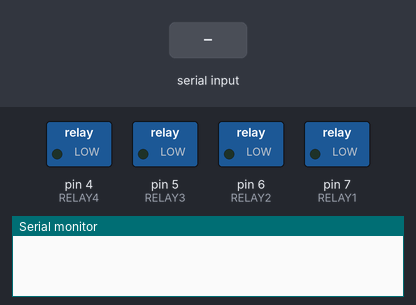
Bench run of a sketch on a simulated Arduino Uno, built with avr-gcc and run on an emulated ATmega328P. Shown: switched loads named in the sketch (green lamp = pin HIGH), the last lines printed to the serial monitor. Inputs (shaded band) come from the test bench.

Above: at 1.2 s.
1.3 s: "l" received over Serial
At 2.1 s:
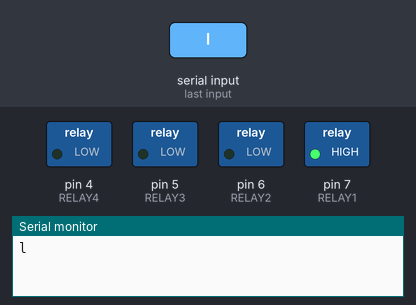
2.8 s: "f" received over Serial
At 3.2 s:
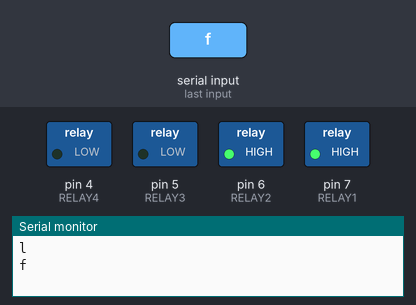
4.3 s: "L" received over Serial
At 5.5 s:
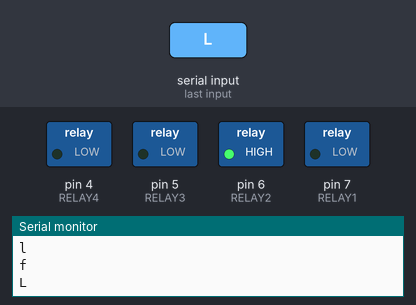
5.8 s: "c" received over Serial
At 6.7 s:
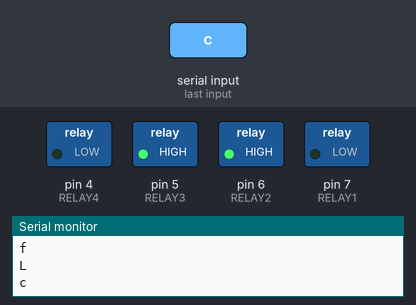
7.3 s: "F" received over Serial
At 7.8 s:
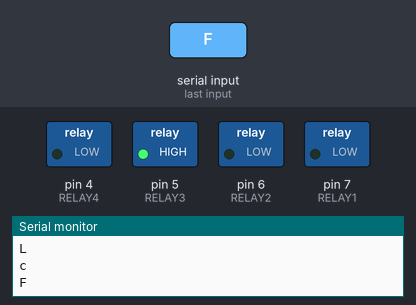
8.8 s: "d" received over Serial
At 10.2 s:
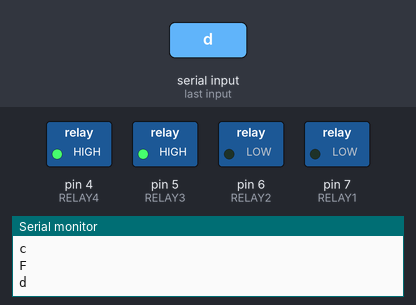
Timing chart, 0 to 11.3 s (numbered marks = the images above; inputs shaded):
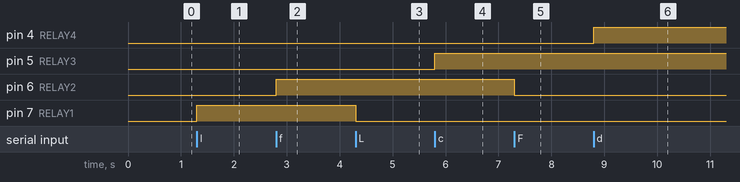

The sketch:

Automation_with_relay.ino
```cpp
#define RELAY1 7
#define RELAY2 6
#define RELAY3 5
#define RELAY4 4
#define Sensor1 8
char t;

void setup() {

pinMode(RELAY1,OUTPUT);
pinMode(RELAY2,OUTPUT);
pinMode(RELAY3,OUTPUT);
pinMode(RELAY4,OUTPUT);
pinMode(Sensor1,INPUT);
Serial.begin(9600);
 }
 void loop() {

if(Serial.available()){
  t = Serial.read();
  Serial.println(t);
}

if(t == 'L'){
  digitalWrite(RELAY1,LOW);


}
  else if(t == 'l'){
  digitalWrite(RELAY1,HIGH);
}

 else if(t == 'F'){
  digitalWrite(RELAY2,LOW);

}
  else if(t == 'f'){
  digitalWrite(RELAY2,HIGH);

}
  else if(t == 'C'){
  digitalWrite(RELAY3,LOW);
}
  else if(t == 'c'){
  digitalWrite(RELAY3,HIGH);
}
  else if(t == 'D'){
  digitalWrite(RELAY4,LOW);
}
  else if(t == 'd'){
  digitalWrite(RELAY4,HIGH);
}


 }
```

Measured:
- after the input at 1.3 s, pin 7 (RELAY1): LOW → HIGH at once
- after the input at 2.8 s, pin 6 (RELAY2): LOW → HIGH at once
- after the input at 4.3 s, pin 7 (RELAY1): HIGH → LOW at once
- after the input at 5.8 s, pin 5 (RELAY3): LOW → HIGH at once
- after the input at 7.3 s, pin 6 (RELAY2): HIGH → LOW at once
- after the input at 8.8 s, pin 4 (RELAY4): LOW → HIGH at once
